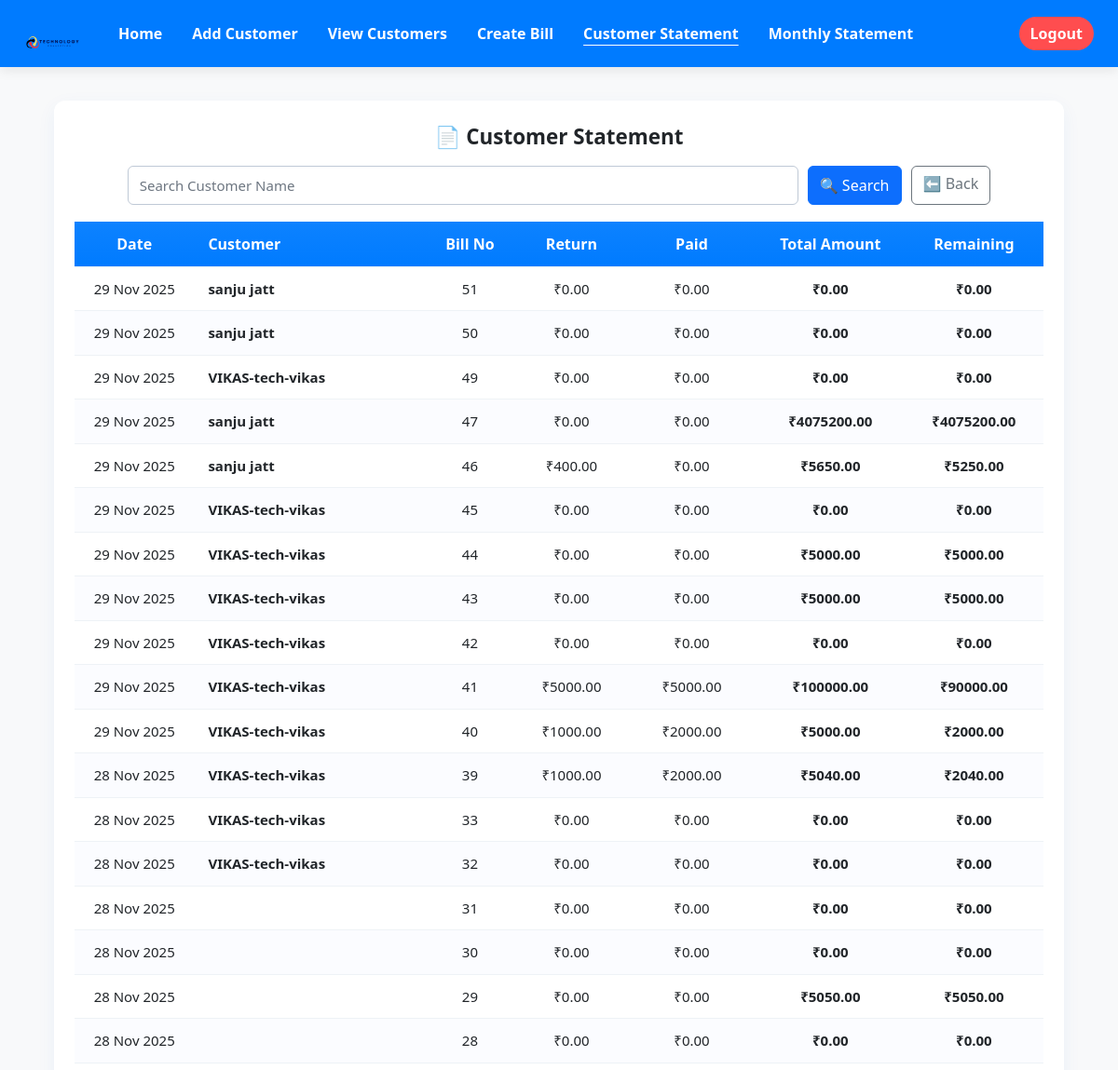
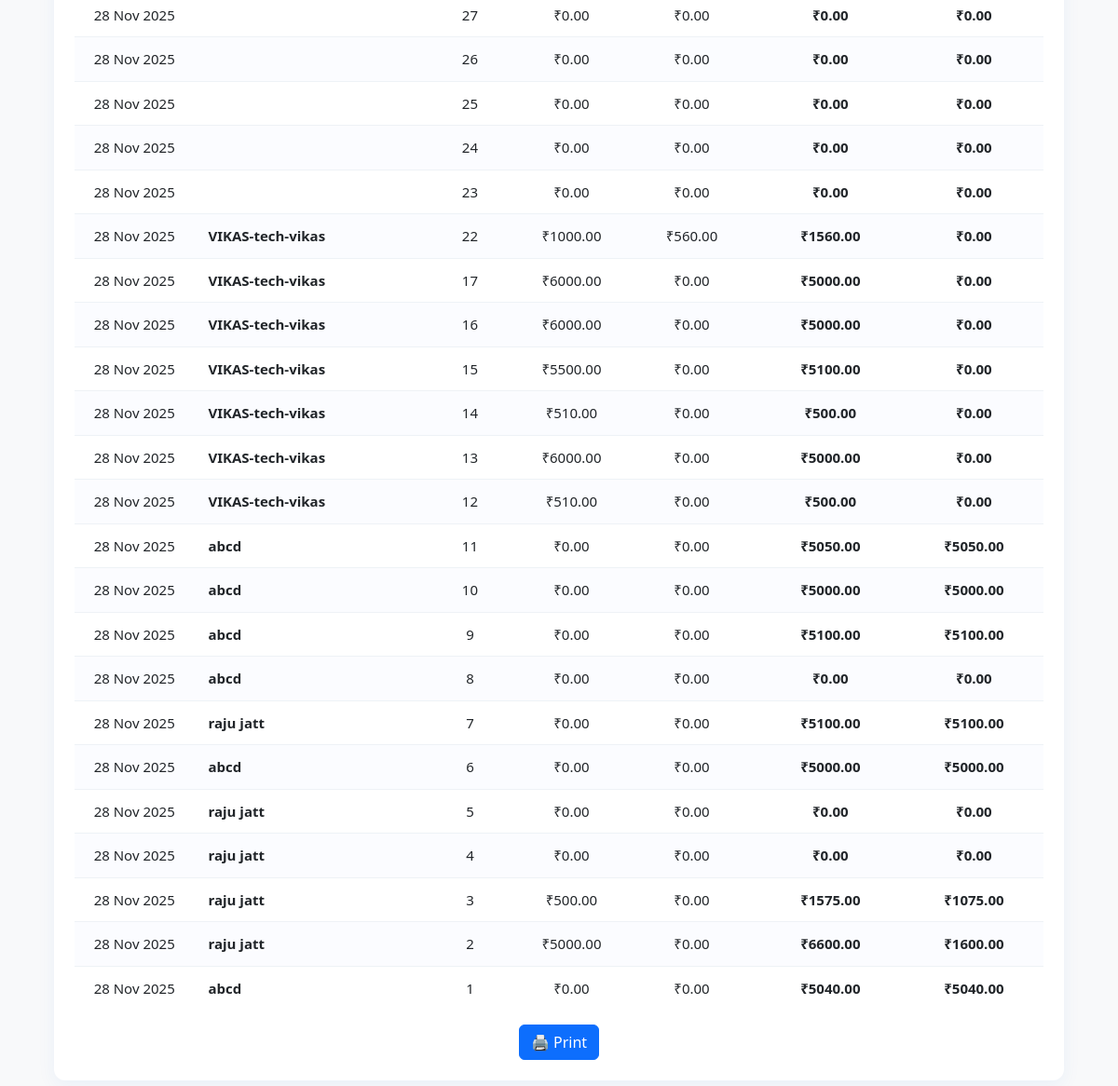
Screenshot of /customer-statement/ (signed in) with the database file from the repository (2 pictures, top to bottom).
### bills/models.py (models this page shows, shortened)
class Bill(models.Model):
    customer = models.ForeignKey(Customer, on_delete=models.SET_NULL, null=True, blank=True)
    customer_name = models.CharField(max_length=255, blank=True, null=True)
    phone = models.CharField(max_length=20, blank=True, null=True)
    date = models.DateField(default=timezone.now)
    bill_no = models.IntegerField(default=1)
    packing_qty = models.IntegerField(blank=True, null=True)
    packing_rate = models.DecimalField(max_digits=10, decimal_places=2, blank=True, null=True)
    packing_reason = models.CharField(max_length=255, blank=True, null=True)
    extra_reason = models.CharField(max_length=255, blank=True, null=True)
    extra_amount = models.DecimalField(max_digits=10, decimal_places=2, default=0)
    total_amount = models.DecimalField(max_digits=12, decimal_places=2, default=0)
    paid_amount = models.DecimalField(max_digits=12, decimal_places=2, default=0)
    returned_amount = models.DecimalField(max_digits=12, decimal_places=2, default=0)
    is_paid = models.BooleanField(default=False)
    paid_date = models.DateTimeField(null=True, blank=True)
    paid_by = models.ForeignKey(settings.AUTH_USER_MODEL, null=True, blank=True, on_delete=models.SET_NULL)
    class Meta:
        ordering = ['-date', '-bill_no']

### bills/views.py (the view)
# urls.py: path('customer-statement/', views.customer_statement, name='customer_statement'),
@login_required
def customer_statement(request):
    customer_name = request.GET.get('customer_name', '').strip()
    date_from = request.GET.get('from', '').strip()
    date_to = request.GET.get('to', '').strip()
    qs = Bill.objects.all()
    if customer_name:
        qs = qs.filter(customer_name__icontains=customer_name)
    if date_from:
        qs = qs.filter(date__gte=date_from)
    if date_to:
        qs = qs.filter(date__lte=date_to)
    qs = qs.order_by('-date', '-bill_no')
    bills = []
    for b in qs:
        total = Decimal(str(b.total_amount or 0))
        positive_paid = b.payments.filter(amount__gt=0).aggregate(sum=Sum("amount"))['sum'] or Decimal('0')
        returns_total = abs(b.payments.filter(amount__lt=0).aggregate(sum=Sum("amount"))['sum'] or Decimal('0'))
        remaining = max(total - positive_paid - returns_total, 0)
        b.returns_total = returns_total
        b.positive_paid = positive_paid
        b.remaining_amount = remaining
        bills.append(b)
    return render(request, 'bills/customer_statement.html', {
        'bills': bills,
        'search_name': customer_name,
        'date_from': date_from,
        'date_to': date_to,
    })

### bills/templates/bills/customer_statement.html (shortened to what this page needs)
{% extends "base.html" %}
{% block content %}
<div class="stmt-wrapper">
  <div class="stmt-card">
    <div class="stmt-title">📄 Customer Statement</div>
    <form method="get" class="stmt-controls">
      <input type="text" name="customer_name" value="{{ search_name }}" class="form-control" placeholder="Search Customer Name">
      <button type="submit" class="btn btn-primary">🔍 Search</button>
      <a href="{% url 'home' %}" class="btn btn-outline-secondary">⬅️ Back</a>
    </form>
    <div class="table-responsive">
      <table class="stmt-table">
        <thead>
          <tr>
            <th style="width:130px;">Date</th>
            <th style="width:250px; text-align:left; padding-left:15px;">Customer</th>
            <th style="width:100px;">Bill No</th>
            <th style="width:120px;">Return</th>
            <th style="width:140px;">Paid</th>
            <th style="width:160px;">Total Amount</th>
            <th style="width:150px;">Remaining</th>
          </tr>
        </thead>
        <tbody>
        {% if bills %}
          {% for b in bills %}
            <tr>
              <td>{{ b.date|date:"d M Y" }}</td>
              <td style="text-align:left; padding-left:15px; font-weight:600;">{{ b.customer_name }}</td>
              <td>{{ b.bill_no }}</td>
              <td>₹{{ b.returns_total|floatformat:2 }}</td>
              <td>₹{{ b.positive_paid|floatformat:2 }}</td>
              <td><b>₹{{ b.total_amount|floatformat:2 }}</b></td>
              <td><b>₹{{ b.remaining_amount|floatformat:2 }}</b></td>
            </tr>
          {% endfor %}
        {% else %}
          <tr>
            <td colspan="7" style="padding:18px; font-size:17px;">No data found</td>
          </tr>
        {% endif %}
        </tbody>
      </table>
    </div>
    <div class="text-center mt-3">
      <button class="btn btn-primary" onclick="window.print()">🖨️ Print</button>
    </div>
  </div>
</div>
{% endblock %}

### bills/templates/base.html (shortened to what this page needs)
{% load static %}
<!doctype html>
<html lang="en">
<head>
  <link href="https://cdn.jsdelivr.net/npm/bootstrap@5.3.0/dist/css/bootstrap.min.css" rel="stylesheet">
</head>
<body>
<nav class="navbar site-navbar navbar-expand-lg">
  <div class="container-fluid d-flex align-items-center">
    <a class="brand" href="{% url 'home' %}">
      <img class="logo" src="{% static 'images/logo.svg' %}" alt="Logo">
    </a>
    <div class="collapse navbar-collapse" id="mainNav">
      <ul class="navbar-nav">
        <li class="nav-item"><a class="nav-link {% if request.resolver_match.url_name == 'home' %}active{% endif %}" href="{% url 'home' %}">Home</a></li>
        <li class="nav-item"><a class="nav-link {% if request.resolver_match.url_name == 'add_customer' %}active{% endif %}" href="{% url 'add_customer' %}">Add Customer</a></li>
        <li class="nav-item"><a class="nav-link {% if request.resolver_match.url_name == 'view_customers' %}active{% endif %}" href="{% url 'view_customers' %}">View Customers</a></li>
        <li class="nav-item"><a class="nav-link {% if request.resolver_match.url_name == 'create_bill' %}active{% endif %}" href="{% url 'create_bill' %}">Create Bill</a></li>
        <li class="nav-item"><a class="nav-link {% if request.resolver_match.url_name == 'customer_statement' %}active{% endif %}" href="{% url 'customer_statement' %}">Customer Statement</a></li>
        <li class="nav-item"><a class="nav-link {% if request.resolver_match.url_name == 'customer_monthly_statement' %}active{% endif %}" href="{% url 'customer_monthly_statement' %}">Monthly Statement</a></li>
      </ul>
    </div>
    {% if request.user.is_authenticated %}
      <a class="logout-btn d-none d-lg-inline-flex" href="{% url 'logout' %}">Logout</a>
    {% endif %}
  </div>
</nav>
<main class="container-fluid">
  <div class="container">{% block content %}{% endblock %}</div>
</main>
</body>
</html>

### bills/templates/base.html (style rules this page uses)
:root { --primary: #007bff; --soft-bg: #f8f9fa; --muted: #6c757d; }
html, body { background: var(--soft-bg); margin:0; padding:0; font-family:'Segoe UI',system-ui,Arial; }
.site-navbar { background:var(--primary); padding:6px 14px; min-height:68px; display:flex; align-items:center; box-shadow:0 4px 12px rgba(0,0,0,0.08); }
.brand { display:flex; align-items:center; margin-right:10px; }
.brand .logo { height:60px; width:auto; object-fit:contain; }
.navbar-collapse { flex-grow:0; margin-left:15px; }
.navbar-nav { display:flex; flex-direction:row; }
.navbar-nav .nav-link { color:#fff !important; font-weight:600; margin:0 8px; }
.navbar-nav .nav-link.active { text-decoration:underline; text-underline-offset:6px; }
.logout-btn { background:#ff4d4f; color:#fff; padding:6px 12px; border-radius:999px; font-weight:700; text-decoration:none; margin-left:auto; }
main { min-height:calc(100vh - 68px); }

### bills/templates/bills/customer_statement.html (style rules this page uses)
.stmt-wrapper { padding: 36px 16px 60px; display:flex; justify-content:center; }
.stmt-card { width:100%; max-width:1100px; background:#fff; border-radius:12px; padding:22px; box-shadow:0 6px 20px rgba(3,102,214,0.06); }
.stmt-title { text-align:center; font-size:1.4rem; font-weight:800; margin-bottom:14px; }
.stmt-controls { display:flex; justify-content:center; gap:10px; margin-bottom:18px; flex-wrap:wrap; }
.stmt-controls .form-control { min-width:300px; max-width:60vw; }
.stmt-controls input.form-control { background: #fff !important; color: #000 !important; border: 1px solid #bfc9d6; height: 42px; font-size: 15px; }
.stmt-controls input.form-control::placeholder { color: #6d7681 !important; }
.stmt-table { width:100%; border-collapse:collapse; }
.stmt-table thead th { background: linear-gradient(180deg,#0d82ff,#007bff); color:#fff; padding:12px; font-weight:700; text-align:center; }
.stmt-table td { padding:12px; border-top:1px solid #eef2f6; text-align:center; font-size:15px; }
.stmt-table tbody tr:nth-child(even) { background:#fbfcff; }

### rows the page displays
Bill: date "29 Nov 2025", customer_name "sanju jatt", bill_no "51", returns_total "0.00", positive_paid "0.00", total_amount "0.00", remaining_amount "0.00"
Bill: date "29 Nov 2025", customer_name "sanju jatt", bill_no "50", returns_total "0.00", positive_paid "0.00", total_amount "0.00", remaining_amount "0.00"
Bill: date "29 Nov 2025", customer_name "VIKAS-tech-vikas", bill_no "49", returns_total "0.00", positive_paid "0.00", total_amount "0.00", remaining_amount "0.00"
Bill: date "29 Nov 2025", customer_name "sanju jatt", bill_no "47", returns_total "0.00", positive_paid "0.00", total_amount "4075200.00", remaining_amount "4075200.00"
Bill: date "29 Nov 2025", customer_name "sanju jatt", bill_no "46", returns_total "400.00", positive_paid "0.00", total_amount "5650.00", remaining_amount "5250.00"
Bill: date "29 Nov 2025", customer_name "VIKAS-tech-vikas", bill_no "45", returns_total "0.00", positive_paid "0.00", total_amount "0.00", remaining_amount "0.00"
Bill: date "29 Nov 2025", customer_name "VIKAS-tech-vikas", bill_no "44", returns_total "0.00", positive_paid "0.00", total_amount "5000.00", remaining_amount "5000.00"
Bill: date "29 Nov 2025", customer_name "VIKAS-tech-vikas", bill_no "43", returns_total "0.00", positive_paid "0.00", total_amount "5000.00", remaining_amount "5000.00"
Bill: date "29 Nov 2025", customer_name "VIKAS-tech-vikas", bill_no "42", returns_total "0.00", positive_paid "0.00", total_amount "0.00", remaining_amount "0.00"
Bill: date "29 Nov 2025", customer_name "VIKAS-tech-vikas", bill_no "41", returns_total "5000.00", positive_paid "5000.00", total_amount "100000.00", remaining_amount "90000.00"
Bill: date "29 Nov 2025", customer_name "VIKAS-tech-vikas", bill_no "40", returns_total "1000.00", positive_paid "2000.00", total_amount "5000.00", remaining_amount "2000.00"
Bill: date "28 Nov 2025", customer_name "VIKAS-tech-vikas", bill_no "39", returns_total "1000.00", positive_paid "2000.00", total_amount "5040.00", remaining_amount "2040.00"
Bill: date "28 Nov 2025", customer_name "VIKAS-tech-vikas", bill_no "33", returns_total "0.00", positive_paid "0.00", total_amount "0.00", remaining_amount "0.00"
Bill: date "28 Nov 2025", customer_name "VIKAS-tech-vikas", bill_no "32", returns_total "0.00", positive_paid "0.00", total_amount "0.00", remaining_amount "0.00"
Bill: date "28 Nov 2025", bill_no "31", returns_total "0.00", positive_paid "0.00", total_amount "0.00", remaining_amount "0.00"
Bill: date "28 Nov 2025", bill_no "30", returns_total "0.00", positive_paid "0.00", total_amount "0.00", remaining_amount "0.00"
Bill: date "28 Nov 2025", bill_no "29", returns_total "0.00", positive_paid "0.00", total_amount "5050.00", remaining_amount "5050.00"
Bill: date "28 Nov 2025", bill_no "28", returns_total "0.00", positive_paid "0.00", total_amount "0.00", remaining_amount "0.00"
Bill: date "28 Nov 2025", bill_no "27", returns_total "0.00", positive_paid "0.00", total_amount "0.00", remaining_amount "0.00"
Bill: date "28 Nov 2025", bill_no "26", returns_total "0.00", positive_paid "0.00", total_amount "0.00", remaining_amount "0.00"
Bill: date "28 Nov 2025", bill_no "25", returns_total "0.00", positive_paid "0.00", total_amount "0.00", remaining_amount "0.00"
Bill: date "28 Nov 2025", bill_no "24", returns_total "0.00", positive_paid "0.00", total_amount "0.00", remaining_amount "0.00"
Bill: date "28 Nov 2025", bill_no "23", returns_total "0.00", positive_paid "0.00", total_amount "0.00", remaining_amount "0.00"
Bill: date "28 Nov 2025", customer_name "VIKAS-tech-vikas", bill_no "22", returns_total "1000.00", positive_paid "560.00", total_amount "1560.00", remaining_amount "0.00"
Bill: date "28 Nov 2025", customer_name "VIKAS-tech-vikas", bill_no "17", returns_total "6000.00", positive_paid "0.00", total_amount "5000.00", remaining_amount "0.00"
Bill: date "28 Nov 2025", customer_name "VIKAS-tech-vikas", bill_no "16", returns_total "6000.00", positive_paid "0.00", total_amount "5000.00", remaining_amount "0.00"
Bill: date "28 Nov 2025", customer_name "VIKAS-tech-vikas", bill_no "15", returns_total "5500.00", positive_paid "0.00", total_amount "5100.00", remaining_amount "0.00"
Bill: date "28 Nov 2025", customer_name "VIKAS-tech-vikas", bill_no "14", returns_total "510.00", positive_paid "0.00", total_amount "500.00", remaining_amount "0.00"
Bill: date "28 Nov 2025", customer_name "VIKAS-tech-vikas", bill_no "13", returns_total "6000.00", positive_paid "0.00", total_amount "5000.00", remaining_amount "0.00"
Bill: date "28 Nov 2025", customer_name "VIKAS-tech-vikas", bill_no "12", returns_total "510.00", positive_paid "0.00", total_amount "500.00", remaining_amount "0.00"
Bill: date "28 Nov 2025", customer_name "abcd", bill_no "11", returns_total "0.00", positive_paid "0.00", total_amount "5050.00", remaining_amount "5050.00"
Bill: date "28 Nov 2025", customer_name "abcd", bill_no "10", returns_total "0.00", positive_paid "0.00", total_amount "5000.00", remaining_amount "5000.00"
Bill: date "28 Nov 2025", customer_name "abcd", bill_no "9", returns_total "0.00", positive_paid "0.00", total_amount "5100.00", remaining_amount "5100.00"
Bill: date "28 Nov 2025", customer_name "abcd", bill_no "8", returns_total "0.00", positive_paid "0.00", total_amount "0.00", remaining_amount "0.00"
Bill: date "28 Nov 2025", customer_name "raju jatt", bill_no "7", returns_total "0.00", positive_paid "0.00", total_amount "5100.00", remaining_amount "5100.00"
Bill: date "28 Nov 2025", customer_name "abcd", bill_no "6", returns_total "0.00", positive_paid "0.00", total_amount "5000.00", remaining_amount "5000.00"
Bill: date "28 Nov 2025", customer_name "raju jatt", bill_no "5", returns_total "0.00", positive_paid "0.00", total_amount "0.00", remaining_amount "0.00"
Bill: date "28 Nov 2025", customer_name "raju jatt", bill_no "4", returns_total "0.00", positive_paid "0.00", total_amount "0.00", remaining_amount "0.00"
Bill: date "28 Nov 2025", customer_name "raju jatt", bill_no "3", returns_total "500.00", positive_paid "0.00", total_amount "1575.00", remaining_amount "1075.00"
Bill: date "28 Nov 2025", customer_name "raju jatt", bill_no "2", returns_total "5000.00", positive_paid "0.00", total_amount "6600.00", remaining_amount "1600.00"
Bill: date "28 Nov 2025", customer_name "abcd", bill_no "1", returns_total "0.00", positive_paid "0.00", total_amount "5040.00", remaining_amount "5040.00"
